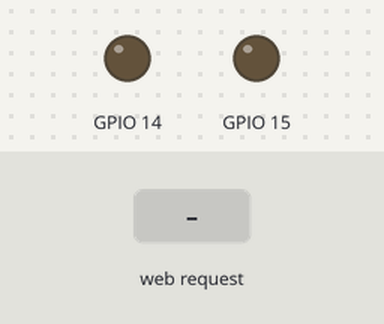
The program below on a simulated Raspberry Pi (BCM pin numbers). On the bench: output pins drawn as LEDs (lit = HIGH). Dashed ring = blinking. The inputs (shaded band) are chosen by the test bench. A web server runs the application; what the program prints to the terminal is not drawn.

Above: at 1.2 s.
1.3 s: HTTP request for /blink received
At 2.1 s:
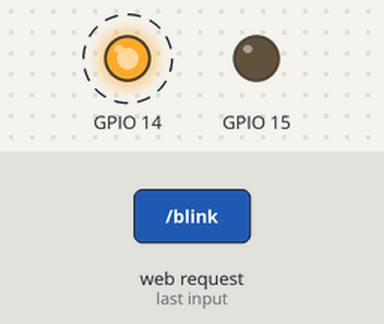
Timing chart, 0 to 10.3 s (numbered marks = the images above; inputs shaded):
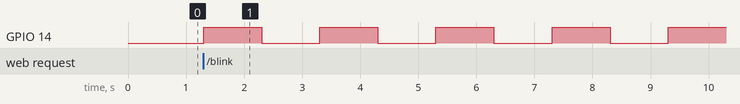

The program:

hello.py
```python
from Led import Led

from flask import render_template

from flask import Flask
app = Flask(__name__)

lightr = Led(14)
lightb = Led(15)

@app.route('/hello')
def hello_world():
	return 'Hello World!'
@app.route('/')
def index():
	return render_template('base.html')
@app.route('/<bleu_rouge>/<on_off>')
def ledonb(bleu_rouge, on_off):
	if on_off == 'on' and bleu_rouge == 'bleu':
		lightb.on()
	elif on_off == 'off' and bleu_rouge == 'bleu':
		lightb.off()
	elif on_off == 'on' and bleu_rouge == 'rouge':
		lightr.on()
	elif on_off == 'off' and bleu_rouge == 'rouge':
		lightr.off()
	else:
		return 'BLC'
	return render_template('base.html')
@app.route('/blink')
def ledblink():
	lightr.blink()
	lightb.blink()
	return render_template('base.html')
```

Led.py
```python
# import des utilistaires python
# import des utilistaires python
import RPi.GPIO as GPIO
import time


class Led():
    def __init__(self, broche):
        GPIO.setmode(GPIO.BCM)
        GPIO.setwarnings(False)
        self.broche = broche

        GPIO.setup(broche, GPIO.OUT)

    def on(self):
        GPIO.output(self.broche, GPIO.HIGH)

    def off(self):
        GPIO.output(self.broche, GPIO.LOW)

    def blink(self):
        i = 0
        while i < 30:
            GPIO.output(self.broche, GPIO.HIGH)
            time.sleep(1)
            GPIO.output(self.broche, GPIO.LOW)
            time.sleep(1)
            i = i + 1
```

Measured:
- after the input at 1.3 s, GPIO 14: alternates HIGH for 1.0 s and LOW for 1.0 s, starting at once
